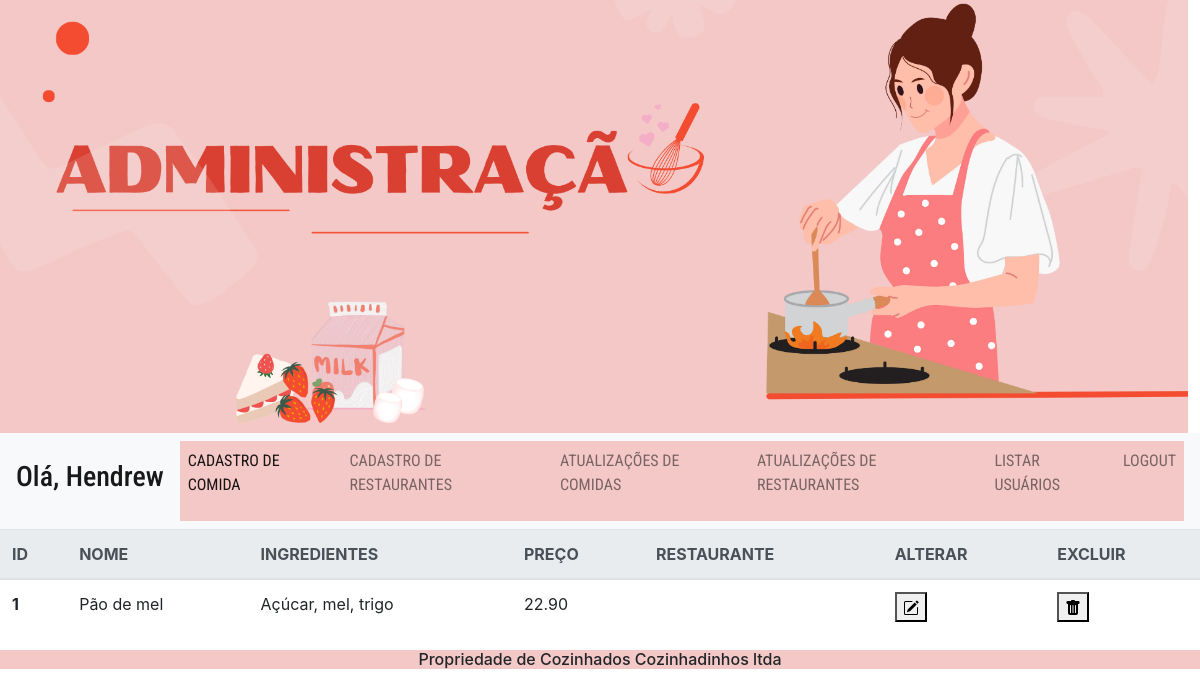
The app's page /admin/principal.php?secao=manutcomida (signed in) with its own data.
### tables this page shows
CREATE TABLE `tb_comida` (
  `id` int NOT NULL,
  `nome` varchar(200) NOT NULL,
  `ingredientes` varchar(250) NOT NULL,
  `preco` double(255,2) NOT NULL,
  `id_restaurante` int NOT NULL,
  `nome_restaurante` varchar(250) NOT NULL
);

### admin/controller/verurl.php (called while the page is built)
<?php
class VerUrl{
    function trocarUrl($url){
        if(empty($url)){
            $url = "principal.php";
        } else {
            $url = "secoes/$url.php";
        }
        include_once($url);
    }
}
?>

### dao/conexao.php (called while the page is built, shortened)
<?php
abstract class Conexao{
    protected $host, $user, $pass, $dba, $conn, $sql, $qr, $data, $status, $totalField, $error;
    public function __construct(){
        $this->host = "localhost";
        $this->user = "root";
        $this->pass = "";
        $this->dba = "db_ifood";
    }
    public function connect(){
        $this->conn = @mysqli_connect($this->host, $this->user, $this->pass) or die("<ins><center>Erro ao acessar o banco de dados: </center></ins><br/>".mysqli_error($this->conn));
        mysqli_set_charset($this->conn,'utf8');
        return $this->conn;
    }
    protected function execSQL($sql){
        $this->qr = @mysqli_query($this->conn, $sql) or die("<ins><center>Erro ao executar a query: $sql - </center></ins><br/>".mysqli_error($this->conn));
        return $this->qr;
    }
    protected function listQr($qr){
        $this->data = @mysqli_fetch_assoc($this->qr);
        return $this->data;
    }
}
?>

### dao/manipuladados.php (called while the page is built, shortened)
<?php
include_once ("conexao.php");
class ManipulaDados extends Conexao
{
    private $table, $fields, $dados,$fieldPk,$valuePk;
    public function setTable($t)
    {
        $this->table = $t;
    }
    public function getAllDataTable()
    {
        $this->sql = "SELECT * FROM $this->table";
        $this->qr = self::execSQL($this->sql);
        $dados = array();
        while ($row = self::listQr($this->qr)) {
            array_push($dados, $row);
        }
        return $dados;
    }
}
?>

### admin/secoes/manutcomida.php (the view, shortened to what this page needs)
<?php
include_once("../dao/manipuladados.php");
$dados = new ManipulaDados();
$dados->setTable("tb_comida");
$lista = $dados->getAllDataTable();
?>
<section>
<table class="table">
  <thead class="thead-light">
    <tr>
      <th scope="col">ID</th>
      <th scope="col">NOME</th>
      <th scope="col">INGREDIENTES</th>
      <th scope="col">PREÇO</th>
      <th scope="col">RESTAURANTE</th>
      <th scope="col">ALTERAR</th>
      <th scope="col">EXCLUIR</th>
    </tr>
  </thead>
  <tbody>
<?php
   foreach ($lista as $comida) {
    ?>
    <form method="post" action="controller/manterComida.php">
    <tr>
        <th scope="row"><?= $comida["id"]?></th>
        <td><?= $comida["nome"] ?></td>
        <td><?= $comida["ingredientes"] ?></td>
        <td><?= $comida["preco"] ?></td>
        <td><?= $comida["nome_restaurante"] ?></td>
            <td><button type="submit" name="botao" value="editar"></td>
            <td><button type="submit" name="botao" value="excluir"></td>
        </tr>
        </form>
        </tbody>
     <?php
   }
   ?>
</table>
</section>

### records on screen
tb_comida: id "1", nome "Pão de mel", ingredientes "Açúcar, mel, trigo", preco "22.90"

### other values on screen
$qualquer "Hendrew"
